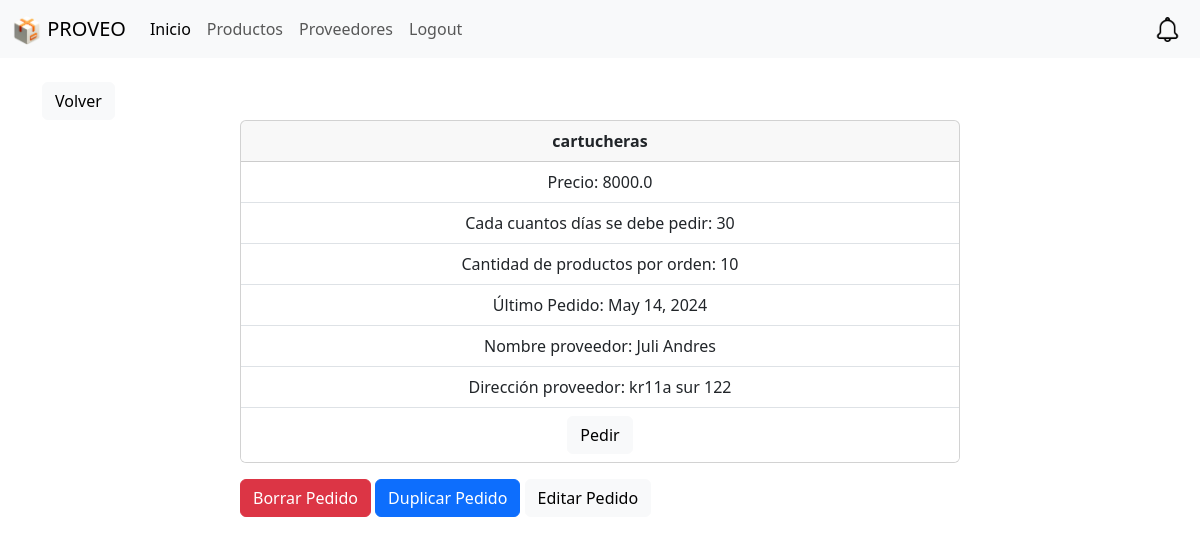
Page /producto/26 (signed in) on the earlier database version.
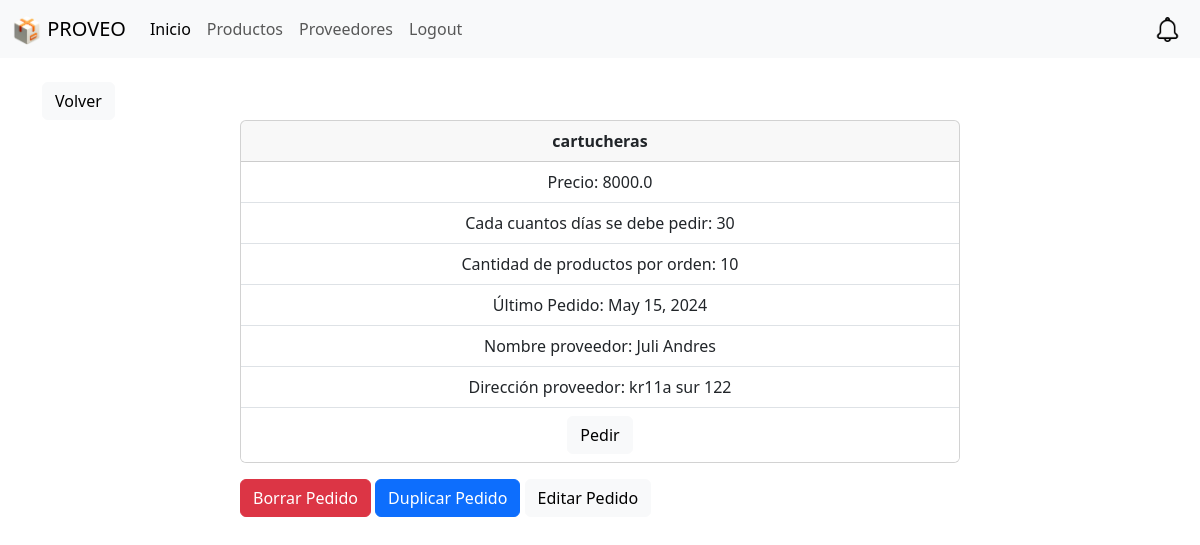
Same page on the later database version.
### website/models.py (models this page shows, shortened)
class Producto(models.Model):
    nombre = models.CharField(max_length=50)
    precio = models.FloatField()
    descripcion = models.CharField(max_length=50)
    proveedor = models.ForeignKey(Proveedor, on_delete=models.CASCADE)
    cadaCuantosDias = models.IntegerField(default=0)
    cantidadPorOrden = models.IntegerField(default=0)
    fecha_registro = models.DateField(auto_now_add=True)
    userAsignado = models.ForeignKey(User, on_delete=models.CASCADE, default=1)
    ultimoPedido = models.DateField()

class Proveedor(models.Model):
    nombre = models.CharField(max_length=50)
    direccion = models.CharField(max_length=50)
    ciudad = models.CharField(max_length=50)
    telefono = models.CharField(max_length=50)
    email = models.CharField(max_length=50)
    userAsignado = models.ForeignKey(User, on_delete=models.CASCADE, default=1)

### website/views.py (the view)
# urls.py: path('producto/<int:pk>', views.producto, name='producto'),
def producto(request, pk):
    if request.user.is_authenticated:
        user = request.user
        producto = Producto.objects.get(id=pk)
        if user == producto.userAsignado:
            fechaPedido = producto.ultimoPedido
            fechaActual = datetime.datetime.now()
            if fechaPedido is not None:
                if isinstance(fechaPedido, datetime.date):
                    fechaPedido = datetime.datetime.combine(
                        fechaPedido, datetime.datetime.min.time())
                diferencia = fechaActual - fechaPedido
                if diferencia.days > producto.cadaCuantosDias:
                    messages.error(
                        request, 'Deberías pedir este producto nuevamente')
            return render(request, 'producto.html', {'producto': producto})
        else:
            messages.error(
                request, 'No tienes permiso para ver este producto')
            return redirect('home')
    else:
        messages.error(request, 'Necesitas iniciar sesión')
        return redirect('home')

### website/templates/producto.html (shortened to what this page needs)
{% extends "base.html" %} {% block content %}{% include "volverProd.html" %}
<div class="container">
  <div class="row">
    <div class="col-md-8 offset-md-2">
      <div class="card text-center">
        <div class="card-header"><b>{{producto.nombre}}</b></div>
        <ul class="list-group list-group-flush">
          <li class="list-group-item">Precio: {{producto.precio}}</li>
          <li class="list-group-item">
            Cada cuantos días se debe pedir: {{producto.cadaCuantosDias}}
          </li>
          <li class="list-group-item">
            Cantidad de productos por orden: {{producto.cantidadPorOrden}}
          </li>
          <li class="list-group-item">
            Último Pedido: {{producto.ultimoPedido}}
          </li>
          <li class="list-group-item">
            Nombre proveedor: {{producto.proveedor.nombre}}
          </li>
          <li class="list-group-item">
            Dirección proveedor: {{producto.proveedor.direccion}}
          </li>
          <li class="list-group-item">
            <a
              class="btn btn-light"
              href="{% url 'pedirProducto' producto.id  %}"
              >Pedir
            </a>
          </li>
        </ul>
      </div>
      <div class="mt-3">
        <form
          action="{% url 'borrarPedido' producto.id %}"
          method="post"
          style="display: inline-block"
        >
          <button type="submit" class="btn btn-danger">Borrar Pedido</button>
        </form>
        <form
          action="{% url 'duplicarPedido' producto.id %}"
          method="post"
          style="display: inline-block"
        >
          <button type="submit" class="btn btn-primary">Duplicar Pedido</button>
        </form>
        <a href="{% url 'editarPedido' producto.id %}" class="btn btn-light">
          Editar Pedido
        </a>
      </div>
    </div>
  </div>
</div>
{% endblock %}

Differences in the rows shown:
changed Producto "cartucheras": ultimoPedido "May 14, 2024" → "May 15, 2024"
